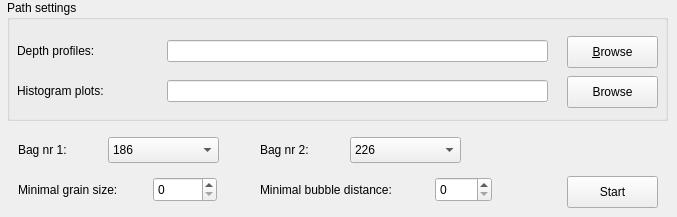
   <widget class="QWidget" name="doubleHistogram">
    <attribute name="title">
     <string>Double Histogram</string>
    </attribute>
    <widget class="QGroupBox" name="doubleHistogramGroupBox">
     <property name="enabled">
      <bool>true</bool>
     </property>
     <property name="geometry">
      <rect>
       <x>7</x>
       <y>0</y>
       <width>661</width>
       <height>121</height>
      </rect>
     </property>
     <property name="title">
      <string>Path settings</string>
     </property>
     <widget class="QPushButton" name="profilesBrowse">
      <property name="geometry">
       <rect>
        <x>560</x>
        <y>36</y>
        <width>91</width>
        <height>32</height>
       </rect>
      </property>
      <property name="sizePolicy">
       <sizepolicy hsizetype="Fixed" vsizetype="Fixed">
        <horstretch>0</horstretch>
        <verstretch>0</verstretch>
       </sizepolicy>
      </property>
      <property name="text">
       <string>&amp;Browse</string>
      </property>
      <property name="shortcut">
       <string>Alt+B</string>
      </property>
     </widget>
     <widget class="QPushButton" name="histogramPlotsBrowse">
      <property name="geometry">
       <rect>
        <x>560</x>
        <y>76</y>
        <width>91</width>
        <height>32</height>
       </rect>
      </property>
      <property name="text">
       <string>Browse</string>
      </property>
     </widget>
     <widget class="QLineEdit" name="profilesEdit">
      <property name="geometry">
       <rect>
        <x>160</x>
        <y>40</y>
        <width>381</width>
        <height>22</height>
       </rect>
      </property>
     </widget>
     <widget class="QLineEdit" name="histogramPlotsEdit">
      <property name="geometry">
       <rect>
        <x>160</x>
        <y>80</y>
        <width>381</width>
        <height>22</height>
       </rect>
      </property>
     </widget>
     <widget class="QLabel" name="profilesLabel">
      <property name="geometry">
       <rect>
        <x>10</x>
        <y>43</y>
        <width>131</width>
        <height>16</height>
       </rect>
      </property>
      <property name="sizePolicy">
       <sizepolicy hsizetype="Fixed" vsizetype="Preferred">
        <horstretch>0</horstretch>
        <verstretch>0</verstretch>
       </sizepolicy>
      </property>
      <property name="frameShape">
       <enum>QFrame::NoFrame</enum>
      </property>
      <property name="frameShadow">
       <enum>QFrame::Plain</enum>
      </property>
      <property name="text">
       <string>Depth profiles:</string>
      </property>
      <property name="buddy">
       <cstring>image100Edit</cstring>
      </property>
     </widget>
     <widget class="QLabel" name="histogramPlotsLabel">
      <property name="geometry">
       <rect>
        <x>10</x>
        <y>83</y>
        <width>111</width>
        <height>16</height>
       </rect>
      </property>
      <property name="text">
       <string>Histogram plots:</string>
      </property>
     </widget>
    </widget>
    <widget class="QPushButton" name="doubleHistogramStartButton">
     <property name="geometry">
      <rect>
       <x>567</x>
       <y>176</y>
       <width>91</width>
       <height>32</height>
      </rect>
     </property>
     <property name="text">
      <string>Start</string>
     </property>
    </widget>
    <widget class="QSpinBox" name="minBubbleDistanceBox">
     <property name="geometry">
      <rect>
       <x>435</x>
       <y>177</y>
       <width>57</width>
       <height>25</height>
      </rect>
     </property>
     <property name="maximum">
      <number>1000</number>
     </property>
     <property name="singleStep">
      <number>10</number>
     </property>
     <property name="value">
      <number>0</number>
     </property>
    </widget>
    <widget class="QLabel" name="label_2">
     <property name="geometry">
      <rect>
       <x>18</x>
       <y>180</y>
       <width>131</width>
       <height>20</height>
      </rect>
     </property>
     <property name="text">
      <string>Minimal grain size:</string>
     </property>
    </widget>
    <widget class="QSpinBox" name="lowGrainSizeBox">
     <property name="geometry">
      <rect>
       <x>153</x>
       <y>177</y>
       <width>64</width>
       <height>25</height>
      </rect>
     </property>
     <property name="maximum">
      <number>99999</number>
     </property>
     <property name="singleStep">
      <number>100</number>
     </property>
    </widget>
    <widget class="QLabel" name="label">
     <property name="geometry">
      <rect>
       <x>260</x>
       <y>180</y>
       <width>171</width>
       <height>20</height>
      </rect>
     </property>
     <property name="text">
      <string>Minimal bubble distance:</string>
     </property>
    </widget>
    <widget class="QComboBox" name="comboBox">
     <property name="geometry">
      <rect>
       <x>108</x>
       <y>137</y>
       <width>111</width>
       <height>26</height>
      </rect>
     </property>
     <item>
      <property name="text">
       <string>186</string>
      </property>
     </item>
     <item>
      <property name="text">
       <string>226</string>
      </property>
     </item>
     <item>
      <property name="text">
       <string>266</string>
      </property>
     </item>
     <item>
      <property name="text">
       <string>304</string>
      </property>
     </item>
     <item>
      <property name="text">
       <string>306</string>
      </property>
     </item>
     <item>
      <property name="text">
       <string>346</string>
      </property>
     </item>
     <item>
      <property name="text">
       <string>386</string>
      </property>
     </item>
     <item>
      <property name="text">
       <string>426</string>
      </property>
     </item>
     <item>
      <property name="text">
       <string>466</string>
      </property>
     </item>
     <item>
      <property name="text">
       <string>506</string>
      </property>
     </item>
     <item>
      <property name="text">
       <string>508</string>
      </property>
     </item>
     <item>
      <property name="text">
       <string>521</string>
      </property>
     </item>
     <item>
      <property name="text">
       <string>546</string>
      </property>
     </item>
     <item>
      <property name="text">
       <string>586</string>
      </property>
     </item>
     <item>
      <property name="text">
       <string>606</string>
      </property>
     </item>
     <item>
      <property name="text">
       <string>656</string>
      </property>
     </item>
     <item>
      <property name="text">
       <string>706</string>
      </property>
     </item>
     <item>
      <property name="text">
       <string>756</string>
      </property>
     </item>
     <item>
      <property name="text">
       <string>806</string>
      </property>
     </item>
     <item>
      <property name="text">
       <string>846</string>
      </property>
     </item>
     <item>
      <property name="text">
       <string>906</string>
      </property>
     </item>
     <item>
      <property name="text">
       <string>956</string>
      </property>
     </item>
     <item>
      <property name="text">
       <string>1006</string>
      </property>
     </item>
     <item>
      <property name="text">
       <string>1056</string>
      </property>
     </item>
     <item>
      <property name="text">
       <string>1105</string>
      </property>
     </item>
     <item>
      <property name="text">
       <string>1147</string>
      </property>
     </item>
     <item>
      <property name="text">
       <string>1187</string>
      </property>
     </item>
     <item>
      <property name="text">
       <string>1227</string>
      </property>
     </item>
     <item>
      <property name="text">
       <string>1306</string>
      </property>
     </item>
     <item>
      <property name="text">
       <string>1346</string>
      </property>
     </item>
     <item>
      <property name="text">
       <string>1375</string>
      </property>
     </item>
     <item>
      <property name="text">
       <string>1426</string>
      </property>
     </item>
     <item>
      <property name="text">
       <string>1496</string>
      </property>
     </item>
     <item>
      <property name="text">
       <string>1546</string>
      </property>
     </item>
     <item>
      <property name="text">
       <string>1616</string>
      </property>
     </item>
     <item>
      <property name="text">
       <string>1676</string>
      </property>
     </item>
     <item>
      <property name="text">
       <string>1766</string>
      </property>
     </item>
     <item>
      <property name="text">
       <string>1815</string>
      </property>
     </item>
     <item>
      <property name="text">
       <string>1866</string>
      </property>
     </item>
     <item>
      <property name="text">
       <string>2106</string>
      </property>
     </item>
     <item>
      <property name="text">
       <string>2146</string>
      </property>
     </item>
     <item>
      <property name="text">
       <string>2156</string>
      </property>
     </item>
     <item>
      <property name="text">
       <string>2204</string>
      </property>
     </item>
     <item>
      <property name="text">
       <string>2216</string>
      </property>
     </item>
     <item>
      <property name="text">
       <string>2227</string>
      </property>
     </item>
     <item>
      <property name="text">
       <string>2235</string>
      </property>
     </item>
     <item>
      <property name="text">
       <string>2246</string>
      </property>
     </item>
     <item>
      <property name="text">
       <string>2275</string>
      </property>
     </item>
     <item>
      <property name="text">
       <string>2283</string>
      </property>
     </item>
     <item>
      <property name="text">
       <string>2295</string>
      </property>
     </item>
     <item>
      <property name="text">
       <string>2327</string>
      </property>
     </item>
     <item>
      <property name="text">
       <string>2336</string>
      </property>
     </item>
     <item>
      <property name="text">
       <string>2386</string>
      </property>
     </item>
     <item>
      <property name="text">
       <string>2466</string>
      </property>
     </item>
     <item>
      <property name="text">
       <string>2506</string>
      </property>
     </item>
     <item>
      <property name="text">
       <string>2546</string>
      </property>
     </item>
     <item>
      <property name="text">
       <string>2579</string>
      </property>
     </item>
     <item>
      <property name="text">
       <string>2580</string>
      </property>
     </item>
     <item>
      <property name="text">
       <string>2586</string>
      </property>
     </item>
     <item>
      <property name="text">
       <string>2606</string>
      </property>
     </item>
     <item>
      <property name="text">
       <string>2646</string>
      </property>
     </item>
     <item>
      <property name="text">
       <string>2686</string>
      </property>
     </item>
     <item>
      <property name="text">
       <string>2726</string>
      </property>
     </item>
     <item>
      <property name="text">
       <string>2766</string>
      </property>
     </item>
     <item>
      <property name="text">
       <string>2806</string>
      </property>
     </item>
     <item>
      <property name="text">
       <string>2846</string>
      </property>
     </item>
     <item>
      <property name="text">
       <string>2926</string>
      </property>
     </item>
     <item>
      <property name="text">
       <string>3196</string>
      </property>
     </item>
     <item>
      <property name="text">
       <string>3206</string>
      </property>
     </item>
     <item>
      <property name="text">
       <string>3214</string>
      </property>
     </item>
     <item>
      <property name="text">
       <string>3216</string>
      </property>
     </item>
     <item>
      <property name="text">
       <string>3226</string>
      </property>
     </item>
     <item>
      <property name="text">
       <string>3237</string>
      </property>
     </item>
     <item>
      <property name="text">
       <string>3245</string>
      </property>
     </item>
     <item>
      <property name="text">
       <string>3246</string>
      </property>
     </item>
     <item>
      <property name="text">
       <string>3249</string>
      </property>
     </item>
     <item>
      <property name="text">
       <string>3256</string>
      </property>
     </item>
     <item>
      <property name="text">
       <string>3266</string>
      </property>
     </item>
     <item>
      <property name="text">
       <string>3276</string>
      </property>
     </item>
     <item>
      <property name="text">
       <string>3278</string>
      </property>
     </item>
     <item>
      <property name="text">
       <string>3286</string>
      </property>
     </item>
     <item>
      <property name="text">
       <string>3293</string>
      </property>
     </item>
     <item>
      <property name="text">
       <string>3296</string>
      </property>
     </item>
     <item>
      <property name="text">
       <string>3306</string>
      </property>
     </item>
     <item>
      <property name="text">
       <string>3307</string>
      </property>
     </item>
     <item>
      <property name="text">
       <string>3313</string>
      </property>
     </item>
     <item>
      <property name="text">
       <string>3316</string>
      </property>
     </item>
     <item>
      <property name="text">
       <string>3326</string>
      </property>
     </item>
     <item>
      <property name="text">
       <string>3336</string>
      </property>
     </item>
     <item>
      <property name="text">
       <string>3346</string>
      </property>
     </item>
     <item>
      <property name="text">
       <string>3356</string>
      </property>
     </item>
     <item>
      <property name="text">
       <string>3396</string>
      </property>
     </item>
     <item>
      <property name="text">
       <string>3436</string>
      </property>
     </item>
     <item>
      <property name="text">
       <string>3451</string>
      </property>
     </item>
     <item>
      <property name="text">
       <string>3476</string>
      </property>
     </item>
     <item>
      <property name="text">
       <string>3516</string>
      </property>
     </item>
     <item>
      <property name="text">
       <string>3556</string>
      </property>
     </item>
     <item>
      <property name="text">
       <string>3596</string>
      </property>
     </item>
     <item>
      <property name="text">
       <string>3636</string>
      </property>
     </item>
     <item>
      <property name="text">
       <string>3676</string>
      </property>
     </item>
     <item>
      <property name="text">
       <string>3726</string>
      </property>
     </item>
     <item>
      <property name="text">
       <string>3756</string>
      </property>
     </item>
     <item>
      <property name="text">
       <string>3796</string>
      </property>
     </item>
     <item>
      <property name="text">
       <string>3817</string>
      </property>
     </item>
     <item>
      <property name="text">
       <string>3836</string>
      </property>
     </item>
     <item>
      <property name="text">
       <string>3849</string>
      </property>
     </item>
     <item>
      <property name="text">
       <string>3856</string>
      </property>
     </item>
     <item>
      <property name="text">
       <string>3876</string>
      </property>
     </item>
     <item>
      <property name="text">
       <string>3906</string>
      </property>
     </item>
     <item>
      <property name="text">
       <string>3917</string>
      </property>
     </item>
     <item>
      <property name="text">
       <string>3956</string>
      </property>
     </item>
     <item>
      <property name="text">
       <string>4006</string>
      </property>
     </item>
     <item>
      <property name="text">
       <string>4016</string>
      </property>
     </item>
     <item>
      <property name="text">
       <string>4026</string>
      </property>
     </item>
     <item>
      <property name="text">
       <string>4077</string>
      </property>
     </item>
     <item>
      <property name="text">
       <string>4106</string>
      </property>
     </item>
     <item>
      <property name="text">
       <string>4116</string>
      </property>
     </item>
     <item>
      <property name="text">
       <string>4126</string>
      </property>
     </item>
     <item>
      <property name="text">
       <string>4156</string>
      </property>
     </item>
     <item>
      <property name="text">
       <string>4196</string>
      </property>
     </item>
     <item>
      <property name="text">
       <string>4236</string>
      </property>
     </item>
     <item>
      <property name="text">
       <string>4276</string>
      </property>
     </item>
     <item>
      <property name="text">
       <string>4297</string>
      </property>
     </item>
     <item>
      <property name="text">
       <string>4299</string>
      </property>
     </item>
     <item>
      <property name="text">
       <string>4300</string>
      </property>
     </item>
     <item>
      <property name="text">
       <string>4306</string>
      </property>
     </item>
     <item>
      <property name="text">
       <string>4316</string>
      </property>
     </item>
     <item>
      <property name="text">
       <string>4356</string>
      </property>
     </item>
     <item>
      <property name="text">
       <string>4397</string>
      </property>
     </item>
     <item>
      <property name="text">
       <string>4441</string>
      </property>
     </item>
     <item>
      <property name="text">
       <string>4442</string>
      </property>
     </item>
     <item>
      <property name="text">
       <string>4476</string>
      </property>
     </item>
     <item>
      <property name="text">
       <string>4514</string>
      </property>
     </item>
     <item>
      <property name="text">
       <string>4515</string>
      </property>
     </item>
     <item>
      <property name="text">
       <string>4516</string>
      </property>
     </item>
     <item>
      <property name="text">
       <string>4517</string>
      </property>
     </item>
     <item>
      <property name="text">
       <string>4518</string>
      </property>
     </item>
     <item>
      <property name="text">
       <string>4519</string>
      </property>
     </item>
     <item>
      <property name="text">
       <string>4520</string>
      </property>
     </item>
     <item>
      <property name="text">
       <string>4556</string>
      </property>
     </item>
     <item>
      <property name="text">
       <string>4606</string>
      </property>
     </item>
    </widget>
    <widget class="QComboBox" name="comboBox_2">
     <property name="geometry">
      <rect>
       <x>350</x>
       <y>137</y>
       <width>111</width>
       <height>26</height>
      </rect>
     </property>
     <property name="currentIndex">
      <number>1</number>
     </property>
     <item>
      <property name="text">
       <string>186</string>
      </property>
     </item>
     <item>
      <property name="text">
       <string>226</string>
      </property>
     </item>
     <item>
      <property name="text">
       <string>266</string>
      </property>
     </item>
     <item>
      <property name="text">
       <string>304</string>
      </property>
     </item>
     <item>
      <property name="text">
       <string>306</string>
      </property>
     </item>
     <item>
      <property name="text">
       <string>346</string>
      </property>
     </item>
     <item>
      <property name="text">
       <string>386</string>
      </property>
     </item>
     <item>
      <property name="text">
       <string>426</string>
      </property>
     </item>
     <item>
      <property name="text">
       <string>466</string>
      </property>
     </item>
     <item>
      <property name="text">
       <string>506</string>
      </property>
     </item>
     <item>
      <property name="text">
       <string>508</string>
      </property>
     </item>
     <item>
      <property name="text">
       <string>521</string>
      </property>
     </item>
     <item>
      <property name="text">
       <string>546</string>
      </property>
     </item>
     <item>
      <property name="text">
       <string>586</string>
      </property>
     </item>
     <item>
      <property name="text">
       <string>606</string>
      </property>
     </item>
     <item>
      <property name="text">
       <string>656</string>
      </property>
     </item>
     <item>
      <property name="text">
       <string>706</string>
      </property>
     </item>
     <item>
      <property name="text">
       <string>756</string>
      </property>
     </item>
     <item>
      <property name="text">
       <string>806</string>
      </property>
     </item>
     <item>
      <property name="text">
       <string>846</string>
      </property>
     </item>
     <item>
      <property name="text">
       <string>906</string>
      </property>
     </item>
     <item>
      <property name="text">
       <string>956</string>
      </property>
     </item>
     <item>
      <property name="text">
       <string>1006</string>
      </property>
     </item>
     <item>
      <property name="text">
       <string>1056</string>
      </property>
     </item>
     <item>
      <property name="text">
       <string>1105</string>
      </property>
     </item>
     <item>
      <property name="text">
       <string>1147</string>
      </property>
     </item>
     <item>
      <property name="text">
       <string>1187</string>
      </property>
     </item>
     <item>
      <property name="text">
       <string>1227</string>
      </property>
     </item>
     <item>
      <property name="text">
       <string>1306</string>
      </property>
     </item>
     <item>
      <property name="text">
       <string>1346</string>
      </property>
     </item>
     <item>
      <property name="text">
       <string>1375</string>
      </property>
     </item>
     <item>
      <property name="text">
       <string>1426</string>
      </property>
     </item>
     <item>
      <property name="text">
       <string>1496</string>
      </property>
     </item>
     <item>
      <property name="text">
       <string>1546</string>
      </property>
     </item>
     <item>
      <property name="text">
       <string>1616</string>
      </property>
     </item>
     <item>
      <property name="text">
       <string>1676</string>
      </property>
     </item>
     <item>
      <property name="text">
       <string>1766</string>
      </property>
     </item>
     <item>
      <property name="text">
       <string>1815</string>
      </property>
     </item>
     <item>
      <property name="text">
       <string>1866</string>
      </property>
     </item>
     <item>
      <property name="text">
       <string>2106</string>
      </property>
     </item>
     <item>
      <property name="text">
       <string>2146</string>
      </property>
     </item>
     <item>
      <property name="text">
       <string>2156</string>
      </property>
     </item>
     <item>
      <property name="text">
       <string>2204</string>
      </property>
     </item>
     <item>
      <property name="text">
       <string>2216</string>
      </property>
     </item>
     <item>
      <property name="text">
       <string>2227</string>
      </property>
     </item>
     <item>
      <property name="text">
       <string>2235</string>
      </property>
     </item>
     <item>
      <property name="text">
       <string>2246</string>
      </property>
     </item>
     <item>
      <property name="text">
       <string>2275</string>
      </property>
     </item>
     <item>
      <property name="text">
       <string>2283</string>
      </property>
     </item>
     <item>
      <property name="text">
       <string>2295</string>
      </property>
     </item>
     <item>
      <property name="text">
       <string>2327</string>
      </property>
     </item>
     <item>
      <property name="text">
       <string>2336</string>
      </property>
     </item>
     <item>
      <property name="text">
       <string>2386</string>
      </property>
     </item>
     <item>
      <property name="text">
       <string>2466</string>
      </property>
     </item>
     <item>
      <property name="text">
       <string>2506</string>
      </property>
     </item>
     <item>
      <property name="text">
       <string>2546</string>
      </property>
     </item>
     <item>
      <property name="text">
       <string>2579</string>
      </property>
     </item>
     <item>
      <property name="text">
       <string>2580</string>
      </property>
     </item>
     <item>
      <property name="text">
       <string>2586</string>
      </property>
     </item>
     <item>
      <property name="text">
       <string>2606</string>
      </property>
     </item>
     <item>
      <property name="text">
       <string>2646</string>
      </property>
     </item>
     <item>
      <property name="text">
       <string>2686</string>
      </property>
     </item>
     <item>
      <property name="text">
       <string>2726</string>
      </property>
     </item>
     <item>
      <property name="text">
       <string>2766</string>
      </property>
     </item>
     <item>
      <property name="text">
       <string>2806</string>
      </property>
     </item>
     <item>
      <property name="text">
       <string>2846</string>
      </property>
     </item>
     <item>
      <property name="text">
       <string>2926</string>
      </property>
     </item>
     <item>
      <property name="text">
       <string>3196</string>
      </property>
     </item>
     <item>
      <property name="text">
       <string>3206</string>
      </property>
     </item>
     <item>
      <property name="text">
       <string>3214</string>
      </property>
     </item>
     <item>
      <property name="text">
       <string>3216</string>
      </property>
     </item>
     <item>
      <property name="text">
       <string>3226</string>
      </property>
     </item>
     <item>
      <property name="text">
       <string>3237</string>
      </property>
     </item>
     <item>
      <property name="text">
       <string>3245</string>
      </property>
     </item>
     <item>
      <property name="text">
       <string>3246</string>
      </property>
     </item>
     <item>
      <property name="text">
       <string>3249</string>
      </property>
     </item>
     <item>
      <property name="text">
       <string>3256</string>
      </property>
     </item>
     <item>
      <property name="text">
       <string>3266</string>
      </property>
     </item>
     <item>
      <property name="text">
       <string>3276</string>
      </property>
     </item>
     <item>
      <property name="text">
       <string>3278</string>
      </property>
     </item>
     <item>
      <property name="text">
       <string>3286</string>
      </property>
     </item>
     <item>
      <property name="text">
       <string>3293</string>
      </property>
     </item>
     <item>
      <property name="text">
       <string>3296</string>
      </property>
     </item>
     <item>
      <property name="text">
       <string>3306</string>
      </property>
     </item>
     <item>
      <property name="text">
       <string>3307</string>
      </property>
     </item>
     <item>
      <property name="text">
       <string>3313</string>
      </property>
     </item>
     <item>
      <property name="text">
       <string>3316</string>
      </property>
     </item>
     <item>
      <property name="text">
       <string>3326</string>
      </property>
     </item>
     <item>
      <property name="text">
       <string>3336</string>
      </property>
     </item>
     <item>
      <property name="text">
       <string>3346</string>
      </property>
     </item>
     <item>
      <property name="text">
       <string>3356</string>
      </property>
     </item>
     <item>
      <property name="text">
       <string>3396</string>
      </property>
     </item>
     <item>
      <property name="text">
       <string>3436</string>
      </property>
     </item>
     <item>
      <property name="text">
       <string>3451</string>
      </property>
     </item>
     <item>
      <property name="text">
       <string>3476</string>
      </property>
     </item>
     <item>
      <property name="text">
       <string>3516</string>
      </property>
     </item>
     <item>
      <property name="text">
       <string>3556</string>
      </property>
     </item>
     <item>
      <property name="text">
       <string>3596</string>
      </property>
     </item>
     <item>
      <property name="text">
       <string>3636</string>
      </property>
     </item>
     <item>
      <property name="text">
       <string>3676</string>
      </property>
     </item>
     <item>
      <property name="text">
       <string>3726</string>
      </property>
     </item>
     <item>
      <property name="text">
       <string>3756</string>
      </property>
     </item>
     <item>
      <property name="text">
       <string>3796</string>
      </property>
     </item>
     <item>
      <property name="text">
       <string>3817</string>
      </property>
     </item>
     <item>
      <property name="text">
       <string>3836</string>
      </property>
     </item>
     <item>
      <property name="text">
       <string>3849</string>
      </property>
     </item>
     <item>
      <property name="text">
       <string>3856</string>
      </property>
     </item>
     <item>
      <property name="text">
       <string>3876</string>
      </property>
     </item>
     <item>
      <property name="text">
       <string>3906</string>
      </property>
     </item>
     <item>
      <property name="text">
       <string>3917</string>
      </property>
     </item>
     <item>
      <property name="text">
       <string>3956</string>
      </property>
     </item>
     <item>
      <property name="text">
       <string>4006</string>
      </property>
     </item>
     <item>
      <property name="text">
       <string>4016</string>
      </property>
     </item>
     <item>
      <property name="text">
       <string>4026</string>
      </property>
     </item>
     <item>
      <property name="text">
       <string>4077</string>
      </property>
     </item>
     <item>
      <property name="text">
       <string>4106</string>
      </property>
     </item>
     <item>
      <property name="text">
       <string>4116</string>
      </property>
     </item>
     <item>
      <property name="text">
       <string>4126</string>
      </property>
     </item>
     <item>
      <property name="text">
       <string>4156</string>
      </property>
     </item>
     <item>
      <property name="text">
       <string>4196</string>
      </property>
     </item>
     <item>
      <property name="text">
       <string>4236</string>
      </property>
     </item>
     <item>
      <property name="text">
       <string>4276</string>
      </property>
     </item>
     <item>
      <property name="text">
       <string>4297</string>
      </property>
     </item>
     <item>
      <property name="text">
       <string>4299</string>
      </property>
     </item>
     <item>
      <property name="text">
       <string>4300</string>
      </property>
     </item>
     <item>
      <property name="text">
       <string>4306</string>
      </property>
     </item>
     <item>
      <property name="text">
       <string>4316</string>
      </property>
     </item>
     <item>
      <property name="text">
       <string>4356</string>
      </property>
     </item>
     <item>
      <property name="text">
       <string>4397</string>
      </property>
     </item>
     <item>
      <property name="text">
       <string>4441</string>
      </property>
     </item>
     <item>
      <property name="text">
       <string>4442</string>
      </property>
     </item>
     <item>
      <property name="text">
       <string>4476</string>
      </property>
     </item>
     <item>
      <property name="text">
       <string>4514</string>
      </property>
     </item>
     <item>
      <property name="text">
       <string>4515</string>
      </property>
     </item>
     <item>
      <property name="text">
       <string>4516</string>
      </property>
     </item>
     <item>
      <property name="text">
       <string>4517</string>
      </property>
     </item>
     <item>
      <property name="text">
       <string>4518</string>
      </property>
     </item>
     <item>
      <property name="text">
       <string>4519</string>
      </property>
     </item>
     <item>
      <property name="text">
       <string>4520</string>
      </property>
     </item>
     <item>
      <property name="text">
       <string>4556</string>
      </property>
     </item>
     <item>
      <property name="text">
       <string>4606</string>
      </property>
     </item>
    </widget>
    <widget class="QLabel" name="label_3">
     <property name="geometry">
      <rect>
       <x>18</x>
       <y>140</y>
       <width>71</width>
       <height>20</height>
      </rect>
     </property>
     <property name="text">
      <string>Bag nr 1:</string>
     </property>
    </widget>
    <widget class="QLabel" name="label_4">
     <property name="geometry">
      <rect>
       <x>260</x>
       <y>140</y>
       <width>71</width>
       <height>20</height>
      </rect>
     </property>
     <property name="text">
      <string>Bag nr 2:</string>
     </property>
    </widget>
   </widget>
